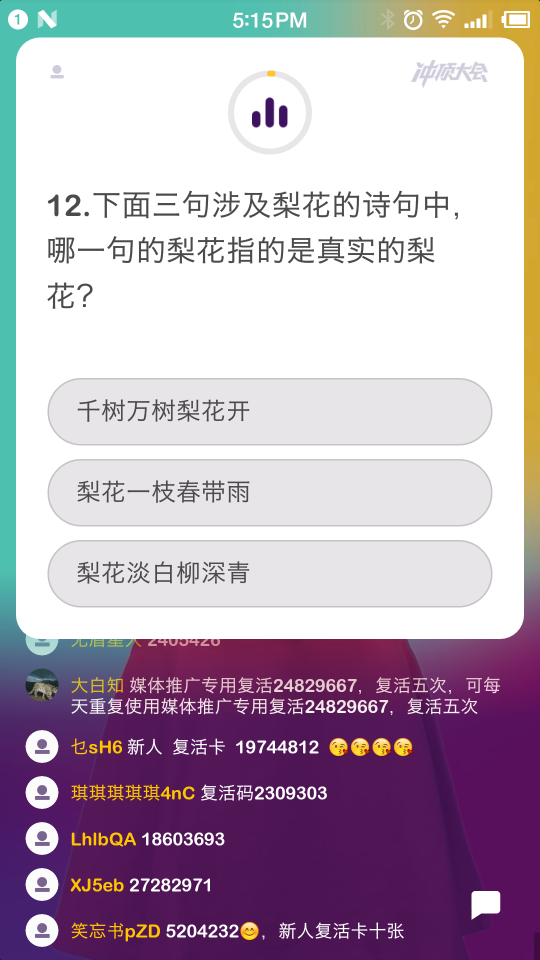
#> input picture screenshot.png, 1080 x 1920 px, found by its file name (shown at 1/2 size)
$ python GetTitleBaiduAndroid.py
#> lines starting #> are read from the running program, lines starting #| are printed output that depends on the picture
# -*- coding: utf-8 -*-

# @Author  : Skye
# @Time    : 2018/1/8 20:38
# @desc    : python 3 , 答题闯关辅助，截屏 ，OCR 识别，百度搜索

import io
import urllib.parse
import webbrowser
import requests
import base64
import matplotlib.pyplot as plt
import numpy as np
from PIL import Image
import os

def pull_screenshot():
    os.system('adb shell screencap -p /sdcard/screenshot.png')
    os.system('adb pull /sdcard/screenshot.png .')

pull_screenshot()
img = Image.open("./screenshot.png")
#> img is the input picture: PIL image 1080x1920 RGBA; mean R, G, B, A 186, 171.1, 186.3, 255

# 用 matplot 查看测试分辨率，切割

region = img.crop((50, 350, 1000, 560)) # 坚果 pro1
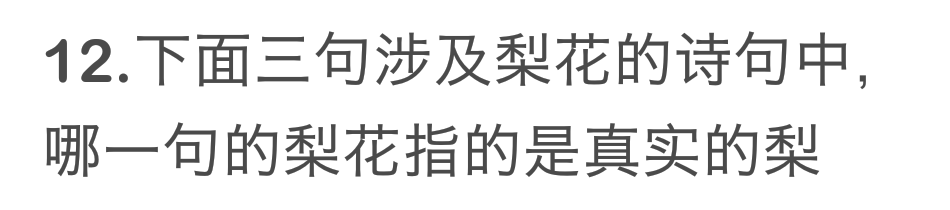
#> region: PIL image 950x210 RGBA; mean R, G, B, A 233.2, 233.2, 233.2, 255
# [7 lines of commented-out code are left out]
api_key = ''
api_secret = ''


# 获取token
host =  'https://aip.baidubce.com/oauth/2.0/token?grant_type=client_credentials&client_id='+api_key+'&client_secret='+api_secret
headers = {
    'Content-Type':'application/json;charset=UTF-8'
}

#> (the run stopped early here; a loop or call above may not have finished)
